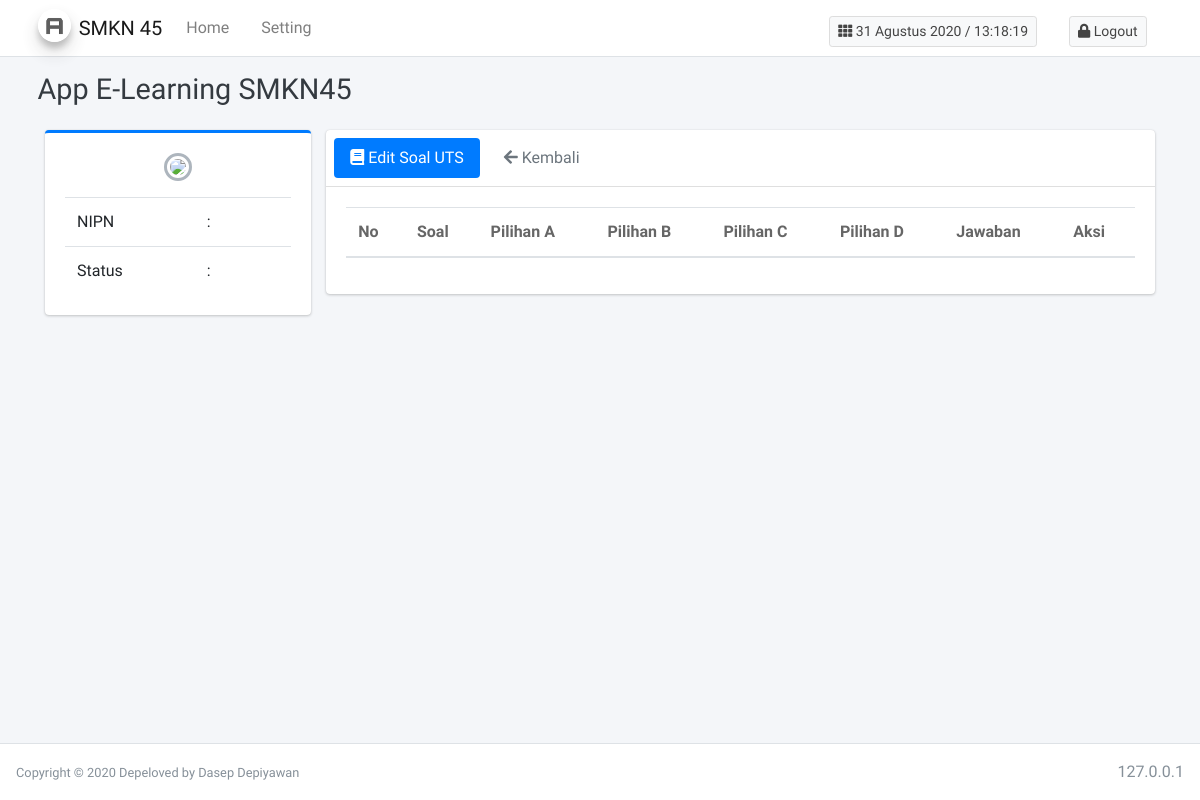
/guru/Soal_uts/edit_soal/A002, run on an earlier commit of the app's database.
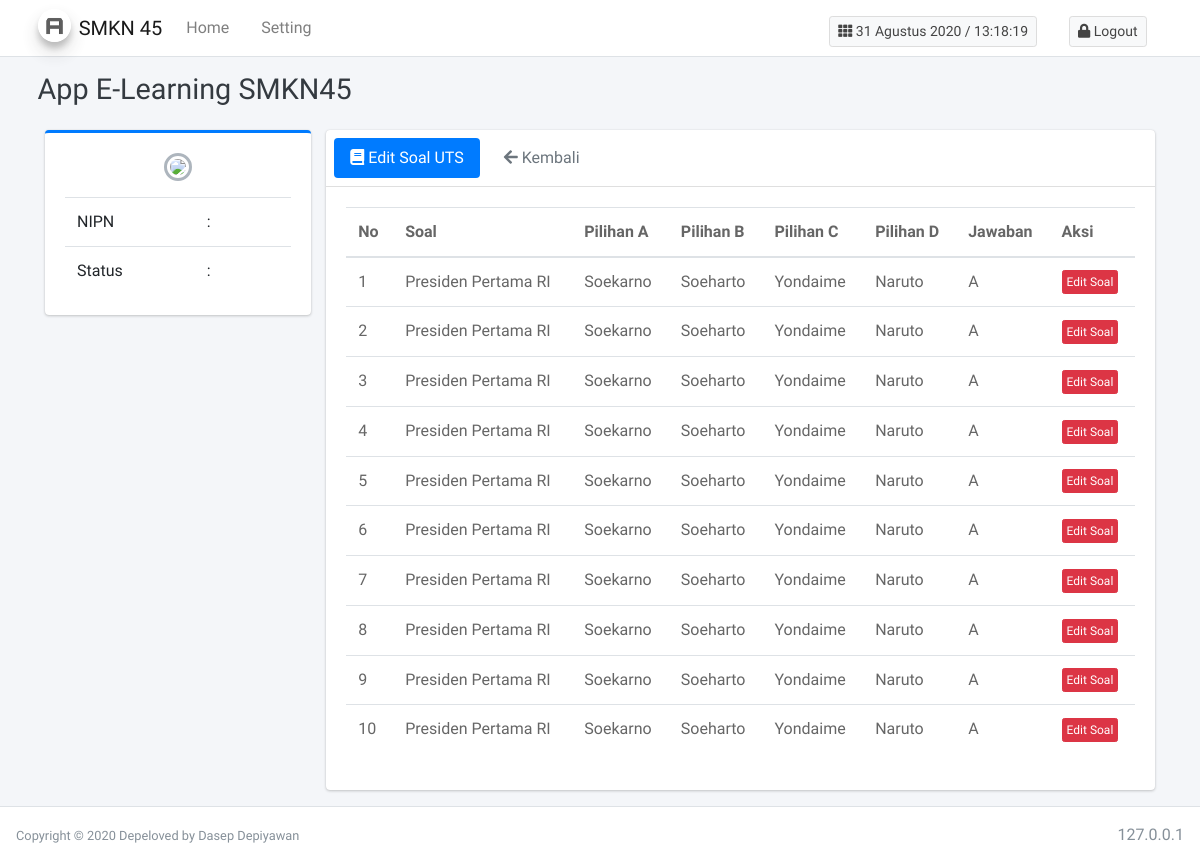
And on a later commit of the database.
### tables this page shows
CREATE TABLE `bank_soal` (
  `id` int(11) NOT NULL,
  `id_soal` int(3) DEFAULT NULL,
  `bentuk_ujian` varchar(100) DEFAULT NULL,
  `kode_soal` varchar(25) DEFAULT NULL,
  `mata_pelajaran` varchar(60) DEFAULT NULL,
  `kode_guru` varchar(60) DEFAULT NULL,
  `nama_guru` varchar(70) DEFAULT NULL,
  `gelar` varchar(60) DEFAULT NULL,
  `prodi` varchar(150) DEFAULT NULL,
  `kode_prodi` varchar(250) DEFAULT NULL,
  `kelas` varchar(3) DEFAULT NULL,
  `soal` text DEFAULT NULL,
  `a` varchar(255) DEFAULT NULL,
  `b` varchar(255) DEFAULT NULL,
  `c` varchar(255) DEFAULT NULL,
  `d` varchar(255) DEFAULT NULL,
  `jawaban` varchar(1) DEFAULT NULL,
  `tanggal_ujian` varchar(100) DEFAULT NULL,
  `mulai` varchar(100) DEFAULT NULL,
  `selesai` varchar(100) DEFAULT NULL
);

### application/libraries/Template.php (called while the page is built)
<?php
 class Template
 {
 	var $template_data = array();
 		function set($name , $value)
 		{
 			$this->template_data[$name] = $value ;
 		}
 		function load($template = '' , $view = '' , $view_data  = array() , $return = FALSE)
 		{
 			$this->CI =& get_instance();
 			$this->set('contents', $this->CI->load->view($view, $view_data , TRUE));
 			return $this->CI->load->view($template , $this->template_data, $return);
 		}
 }

### application/controllers/guru/Soal_uts.php (called while the page is built, shortened)
<?php
 class Soal_uts extends CI_Controller
 {
 	public function edit_soal($kode)
 	{
 		$data['profile'] = $this->m_guru->cariData(array("nipn" => $this->session->userdata("nipn")),"guru")->row();
 		$data['edit_soal'] = $this->m_guru->showSoal($kode)->result();
  		$this->template->load("template/template_guru","guru/edit_soal",$data);
 	}
 }

### index.php (called while the page is built, shortened)
<?php
require_once BASEPATH.'core/CodeIgniter.php';

### application/models/M_guru.php (called while the page is built, shortened)
<?php
class M_guru extends CI_Model
{
	public function showSoal($kode)
	{
		return $this->db->get_where("bank_soal",array("kode_soal" => $kode));
	}
}

### application/views/guru/edit_soal.php (the view, shortened to what this page needs)
<div class="container-fluid">
        <div class="row">
          <div class="col-md-3">
            <div class="card card-primary card-outline">
              <div class="card-body box-profile">
                <div class="text-center">
                  <img class="profile-user-img img-fluid img-circle"
                        src="<?= base_url("assets/poto_pengajar/". $profile->photo) ?>">
                </div>
                <table class="table">
                  <tr>
                    <td>NIPN</td>
                    <td>:</td>
                    <td><?= $this->session->userdata("nipn") ?></td>
                  </tr>
                  <tr>
                    <td>Status</td>
                    <td>:</td>
                    <td><?= $this->session->userdata("status") ?></td>
                  </tr>
                </table>
              </div>
            </div>
          </div>
          <div class="col-md-9">
            <div class="card">
              <div class="card-header p-2">
                <ul class="nav nav-pills">
                  <li class="nav-item"><a class="nav-link active" href="#activity" data-toggle="tab"><i class="fa fa-book"></i> Edit Soal UTS</a></li>
                   <li class="nav-item ml-2"><a class="nav-link " href="#" ><i class="fa fa-arrow-left"></i> Kembali</a></li>
                </ul>
              </div>
              <div class="card-body">
                <div class="tab-content">
                  <div class="active tab-pane" id="activity">
                    <div class="post">
                   <table class="table" id="uts">
                        <thead>
                          <tr>
                            <th>No</th>
                            <th>Soal</th>
                            <th>Pilihan A</th>
                            <th>Pilihan B</th>
                            <th>Pilihan C</th>
                            <th>Pilihan D</th>
                            <th>Jawaban</th>
                            <th>Aksi</th>
                          </tr>
                        </thead>
                        <tbody>
                          <?php $no = 0 ; foreach($edit_soal as $soal) : ?>
                            <tr>
                              <td><?= $soal->id_soal ; ?></td>
                              <td><?= $soal->soal ; ?></td>
                              <td><?= $soal->a ; ?></td>
                              <td><?= $soal->b ; ?></td>
                              <td><?= $soal->c ; ?></td>
                              <td><?= $soal->d ; ?></td>
                              <td><?= $soal->jawaban ; ?></td>
                              <td>
                                <a href="<?= base_url('guru/Soal_uts/form_edit/'.$soal->id) ?>" class="btn btn-danger btn-xs">Edit Soal</a>
                              </td>
                            </tr>
                          <?php endforeach ?>
                        </tbody>
                      </table>
                    </div>
                  </div>
                  </div>
                 </div>
              </div>
            </div>
          </div>
        </div>
      </div>

What changed in the data, as far as the page shows it:
added bank_soal: id_soal "1", soal "Presiden Pertama RI", a "Soekarno", b "Soeharto", c "Yondaime", d "Naruto", jawaban "A"
added bank_soal: id_soal "2", soal "Presiden Pertama RI", a "Soekarno", b "Soeharto", c "Yondaime", d "Naruto", jawaban "A"
added bank_soal: id_soal "3", soal "Presiden Pertama RI", a "Soekarno", b "Soeharto", c "Yondaime", d "Naruto", jawaban "A"
added bank_soal: id_soal "4", soal "Presiden Pertama RI", a "Soekarno", b "Soeharto", c "Yondaime", d "Naruto", jawaban "A"
added bank_soal: id_soal "5", soal "Presiden Pertama RI", a "Soekarno", b "Soeharto", c "Yondaime", d "Naruto", jawaban "A"
added bank_soal: id_soal "6", soal "Presiden Pertama RI", a "Soekarno", b "Soeharto", c "Yondaime", d "Naruto", jawaban "A"
added bank_soal: id_soal "7", soal "Presiden Pertama RI", a "Soekarno", b "Soeharto", c "Yondaime", d "Naruto", jawaban "A"
added bank_soal: id_soal "8", soal "Presiden Pertama RI", a "Soekarno", b "Soeharto", c "Yondaime", d "Naruto", jawaban "A"
added bank_soal: id_soal "9", soal "Presiden Pertama RI", a "Soekarno", b "Soeharto", c "Yondaime", d "Naruto", jawaban "A"
added bank_soal: id_soal "10", soal "Presiden Pertama RI", a "Soekarno", b "Soeharto", c "Yondaime", d "Naruto", jawaban "A"
